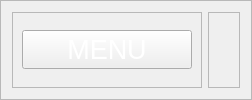
         <widget class="QFrame" name="header">
          <property name="sizePolicy">
           <sizepolicy hsizetype="Expanding" vsizetype="Expanding">
            <horstretch>0</horstretch>
            <verstretch>0</verstretch>
           </sizepolicy>
          </property>
          <property name="minimumSize">
           <size>
            <width>0</width>
            <height>0</height>
           </size>
          </property>
          <property name="maximumSize">
           <size>
            <width>16777215</width>
            <height>100</height>
           </size>
          </property>
          <property name="frameShape">
           <enum>QFrame::StyledPanel</enum>
          </property>
          <property name="frameShadow">
           <enum>QFrame::Raised</enum>
          </property>
          <layout class="QHBoxLayout" name="horizontalLayout">
           <item alignment="Qt::AlignLeft">
            <widget class="QFrame" name="side_menu_toggle">
             <property name="minimumSize">
              <size>
               <width>100</width>
               <height>0</height>
              </size>
             </property>
             <property name="frameShape">
              <enum>QFrame::StyledPanel</enum>
             </property>
             <property name="frameShadow">
              <enum>QFrame::Raised</enum>
             </property>
             <layout class="QHBoxLayout" name="horizontalLayout_3">
              <item>
               <widget class="QPushButton" name="pushButton">
                <property name="minimumSize">
                 <size>
                  <width>170</width>
                  <height>0</height>
                 </size>
                </property>
                <property name="maximumSize">
                 <size>
                  <width>170</width>
                  <height>16777215</height>
                 </size>
                </property>
                <property name="font">
                 <font>
                  <pointsize>20</pointsize>
                 </font>
                </property>
                <property name="styleSheet">
                 <string notr="true">color: white;</string>
                </property>
                <property name="text">
                 <string>MENU</string>
                </property>
                <property name="icon">
                 <iconset resource="../resources/icons.qrc">
                  <normaloff>:/icons/icons/align-justify.svg</normaloff>
                  <normalon>:/icons/icons/align-justify.svg</normalon>:/icons/icons/align-justify.svg</iconset>
                </property>
                <property name="iconSize">
                 <size>
                  <width>24</width>
                  <height>24</height>
                 </size>
                </property>
                <property name="checkable">
                 <bool>false</bool>
                </property>
                <property name="checked">
                 <bool>false</bool>
                </property>
               </widget>
              </item>
             </layout>
            </widget>
           </item>
           <item>
            <widget class="QFrame" name="frame_3">
             <property name="frameShape">
              <enum>QFrame::StyledPanel</enum>
             </property>
             <property name="frameShadow">
              <enum>QFrame::Raised</enum>
             </property>
             <layout class="QHBoxLayout" name="horizontalLayout_18">
              <item>
               <widget class="QLabel" name="logged_as">
                <property name="font">
                 <font>
                  <pointsize>16</pointsize>
                 </font>
                </property>
                <property name="text">
                 <string/>
                </property>
                <property name="alignment">
                 <set>Qt::AlignCenter</set>
                </property>
               </widget>
              </item>
             </layout>
            </widget>
           </item>
          </layout>
         </widget>
